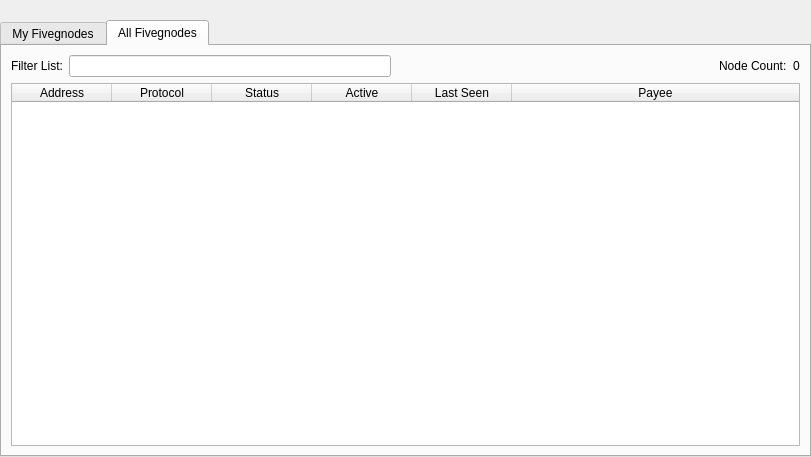
<?xml version="1.0" encoding="UTF-8"?>
<ui version="4.0">
 <class>FivegnodeList</class>
 <widget class="QWidget" name="FivegnodeList">
  <property name="geometry">
   <rect>
    <x>0</x>
    <y>0</y>
    <width>811</width>
    <height>457</height>
   </rect>
  </property>
  <property name="windowTitle">
   <string>Form</string>
  </property>
  <layout class="QVBoxLayout" name="topLayout">
   <property name="leftMargin">
    <number>0</number>
   </property>
   <property name="topMargin">
    <number>0</number>
   </property>
   <property name="rightMargin">
    <number>0</number>
   </property>
   <property name="bottomMargin">
    <number>0</number>
   </property>
   <item>
    <layout class="QVBoxLayout" name="verticalLayout">
     <property name="bottomMargin">
      <number>0</number>
     </property>
     <item>
      <spacer name="horizontalSpacer0">
       <property name="orientation">
        <enum>Qt::Horizontal</enum>
       </property>
       <property name="sizeHint" stdset="0">
        <size>
         <width>40</width>
         <height>20</height>
        </size>
       </property>
      </spacer>
     </item>
     <item>
      <widget class="QTabWidget" name="tabWidget">
       <property name="currentIndex">
        <number>1</number>
       </property>
       <widget class="QWidget" name="tabMyFivegnodes">
        <attribute name="title">
         <string>My Fivegnodes</string>
        </attribute>
        <layout class="QGridLayout" name="gridLayout_2">
         <item row="0" column="0">
          <layout class="QVBoxLayout" name="verticalLayout_2">
           <property name="bottomMargin">
            <number>0</number>
           </property>
           <item>
            <layout class="QHBoxLayout" name="horizontalLayout_note">
             <property name="bottomMargin">
              <number>0</number>
             </property>
             <item>
              <widget class="QLabel" name="updateNote">
               <property name="text">
                <string>Note: Status of your fivegnodes in local wallet can potentially be slightly incorrect.&lt;br /&gt;Always wait for wallet to sync additional data and then double check from another node&lt;br /&gt;if your fivegnode should be running but you still do not see &quot;ENABLED&quot; in &quot;Status&quot; field.</string>
               </property>
              </widget>
             </item>
            </layout>
           </item>
           <item>
            <widget class="QTableWidget" name="tableWidgetMyFivegnodes">
             <property name="minimumSize">
              <size>
               <width>695</width>
               <height>0</height>
              </size>
             </property>
             <property name="editTriggers">
              <set>QAbstractItemView::NoEditTriggers</set>
             </property>
             <property name="alternatingRowColors">
              <bool>true</bool>
             </property>
             <property name="selectionMode">
              <enum>QAbstractItemView::SingleSelection</enum>
             </property>
             <property name="selectionBehavior">
              <enum>QAbstractItemView::SelectRows</enum>
             </property>
             <property name="sortingEnabled">
              <bool>true</bool>
             </property>
             <attribute name="horizontalHeaderStretchLastSection">
              <bool>true</bool>
             </attribute>
             <column>
              <property name="text">
               <string>Alias</string>
              </property>
             </column>
             <column>
              <property name="text">
               <string>Address</string>
              </property>
             </column>
             <column>
              <property name="text">
               <string>Protocol</string>
              </property>
             </column>
             <column>
              <property name="text">
               <string>Status</string>
              </property>
             </column>
             <column>
              <property name="text">
               <string>Active</string>
              </property>
             </column>
             <column>
              <property name="text">
               <string>Last Seen</string>
              </property>
             </column>
             <column>
              <property name="text">
               <string>Payee</string>
              </property>
             </column>
            </widget>
           </item>
           <item>
            <layout class="QHBoxLayout" name="horizontalLayout_5">
             <property name="bottomMargin">
              <number>0</number>
             </property>
             <item>
              <widget class="QPushButton" name="startButton">
               <property name="text">
                <string>S&amp;tart alias</string>
               </property>
              </widget>
             </item>
             <item>
              <widget class="QPushButton" name="startAllButton">
               <property name="text">
                <string>Start &amp;all</string>
               </property>
              </widget>
             </item>
             <item>
              <widget class="QPushButton" name="startMissingButton">
               <property name="text">
                <string>Start &amp;MISSING</string>
               </property>
              </widget>
             </item>
             <item>
              <widget class="QPushButton" name="UpdateButton">
               <property name="text">
                <string>&amp;Update status</string>
               </property>
              </widget>
             </item>
             <item>
              <widget class="QLabel" name="autoupdate_label">
               <property name="text">
                <string>Status will be updated automatically in (sec):</string>
               </property>
              </widget>
             </item>
             <item>
              <widget class="QLabel" name="secondsLabel">
               <property name="text">
                <string>0</string>
               </property>
              </widget>
             </item>
             <item>
              <spacer name="horizontalSpacer_5">
               <property name="orientation">
                <enum>Qt::Horizontal</enum>
               </property>
               <property name="sizeHint" stdset="0">
                <size>
                 <width>40</width>
                 <height>20</height>
                </size>
               </property>
              </spacer>
             </item>
            </layout>
           </item>
          </layout>
         </item>
        </layout>
       </widget>
       <widget class="QWidget" name="tabAllFivegnodes">
        <attribute name="title">
         <string>All Fivegnodes</string>
        </attribute>
        <layout class="QGridLayout" name="gridLayout">
         <item row="1" column="0">
          <widget class="QTableWidget" name="tableWidgetFivegnodes">
           <property name="editTriggers">
            <set>QAbstractItemView::NoEditTriggers</set>
           </property>
           <property name="alternatingRowColors">
            <bool>true</bool>
           </property>
           <property name="selectionBehavior">
            <enum>QAbstractItemView::SelectRows</enum>
           </property>
           <property name="sortingEnabled">
            <bool>true</bool>
           </property>
           <attribute name="horizontalHeaderStretchLastSection">
            <bool>true</bool>
           </attribute>
           <column>
            <property name="text">
             <string>Address</string>
            </property>
           </column>
           <column>
            <property name="text">
             <string>Protocol</string>
            </property>
           </column>
           <column>
            <property name="text">
             <string>Status</string>
            </property>
           </column>
           <column>
            <property name="text">
             <string>Active</string>
            </property>
           </column>
           <column>
            <property name="text">
             <string>Last Seen</string>
            </property>
           </column>
           <column>
            <property name="text">
             <string>Payee</string>
            </property>
           </column>
          </widget>
         </item>
         <item row="0" column="0">
          <layout class="QHBoxLayout" name="horizontalLayout_3">
           <property name="bottomMargin">
            <number>0</number>
           </property>
           <item>
            <widget class="QLabel" name="label_filter">
             <property name="text">
              <string>Filter List:</string>
             </property>
            </widget>
           </item>
           <item>
            <widget class="QLineEdit" name="filterLineEdit">
             <property name="toolTip">
              <string>Filter fivegnode list</string>
             </property>
            </widget>
           </item>
           <item>
            <spacer name="horizontalSpacer_3">
             <property name="orientation">
              <enum>Qt::Horizontal</enum>
             </property>
             <property name="sizeHint" stdset="0">
              <size>
               <width>10</width>
               <height>20</height>
              </size>
             </property>
            </spacer>
           </item>
           <item>
            <widget class="QLabel" name="label_count">
             <property name="text">
              <string>Node Count:</string>
             </property>
            </widget>
           </item>
           <item>
            <widget class="QLabel" name="countLabel">
             <property name="text">
              <string>0</string>
             </property>
            </widget>
           </item>
          </layout>
         </item>
        </layout>
       </widget>
      </widget>
     </item>
    </layout>
   </item>
  </layout>
 </widget>
 <resources/>
 <connections/>
</ui>
